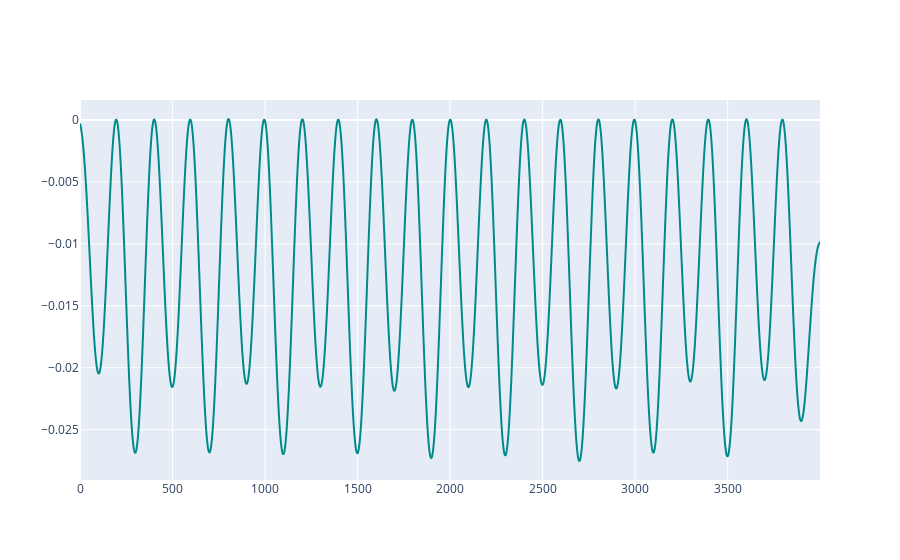

Notebook source saved alongside this figure:
### Code cell
fig = go.Figure()

fig.add_trace(go.Scatter(
            y = P1,
            line =  dict(shape =  'spline', color = 'darkcyan'),
            name = 'P1',
            ))

fig.show()

### Figure 1 — Plotly figure (JSON) as saved in the notebook; plotly's stock layout.template omitted (floating-point values rounded to 4 significant figures; data arrays with more than 128 entries replaced by an {"elided": "..."} marker saying what was removed)
{"data": [{"line": {"color": "darkcyan", "shape": "spline"}, "name": "P1", "type": "scatter", "y": {"elided": "4000 float values"}}], "layout": {}}
